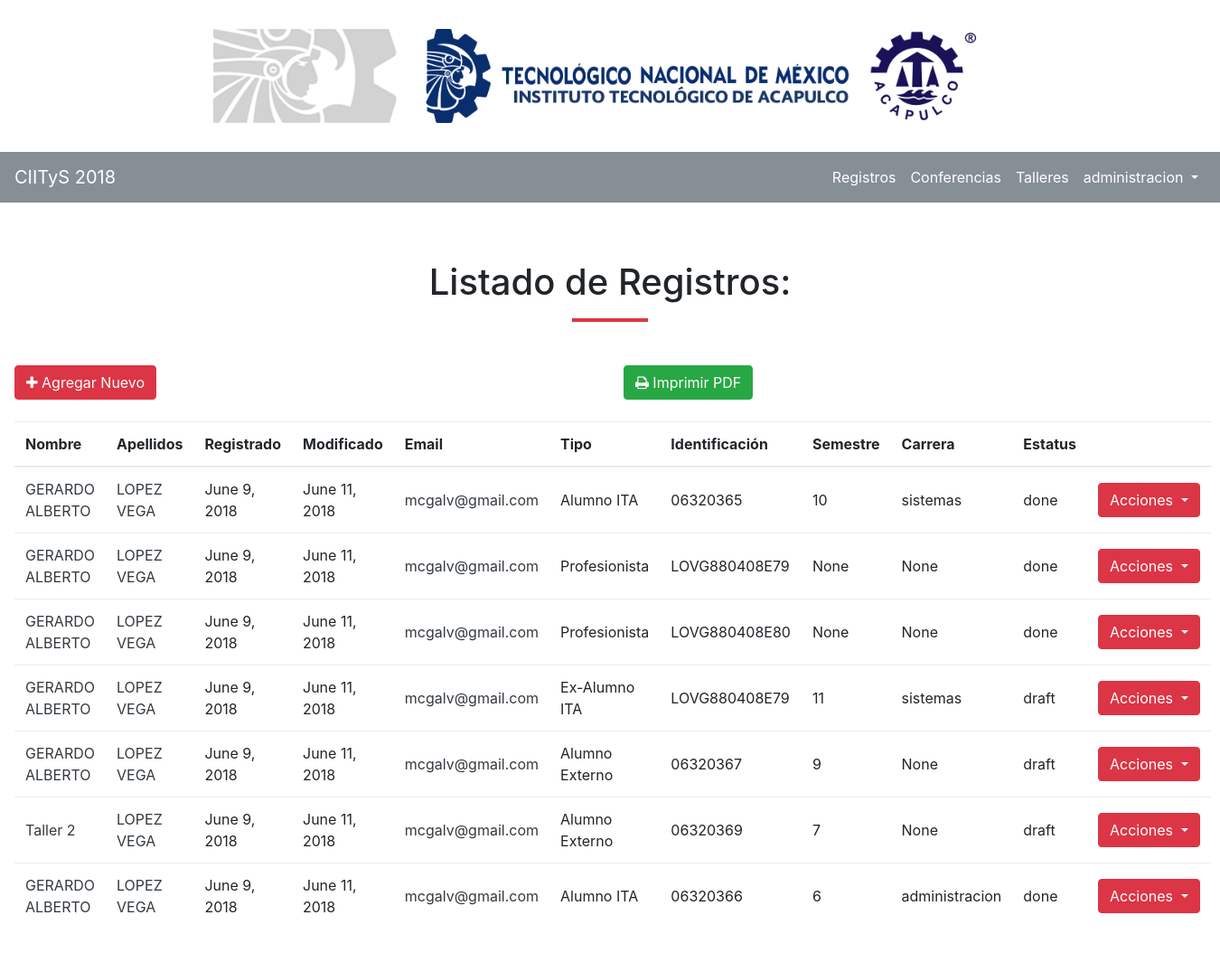
Page /registros/ (signed in) on the earlier database version.
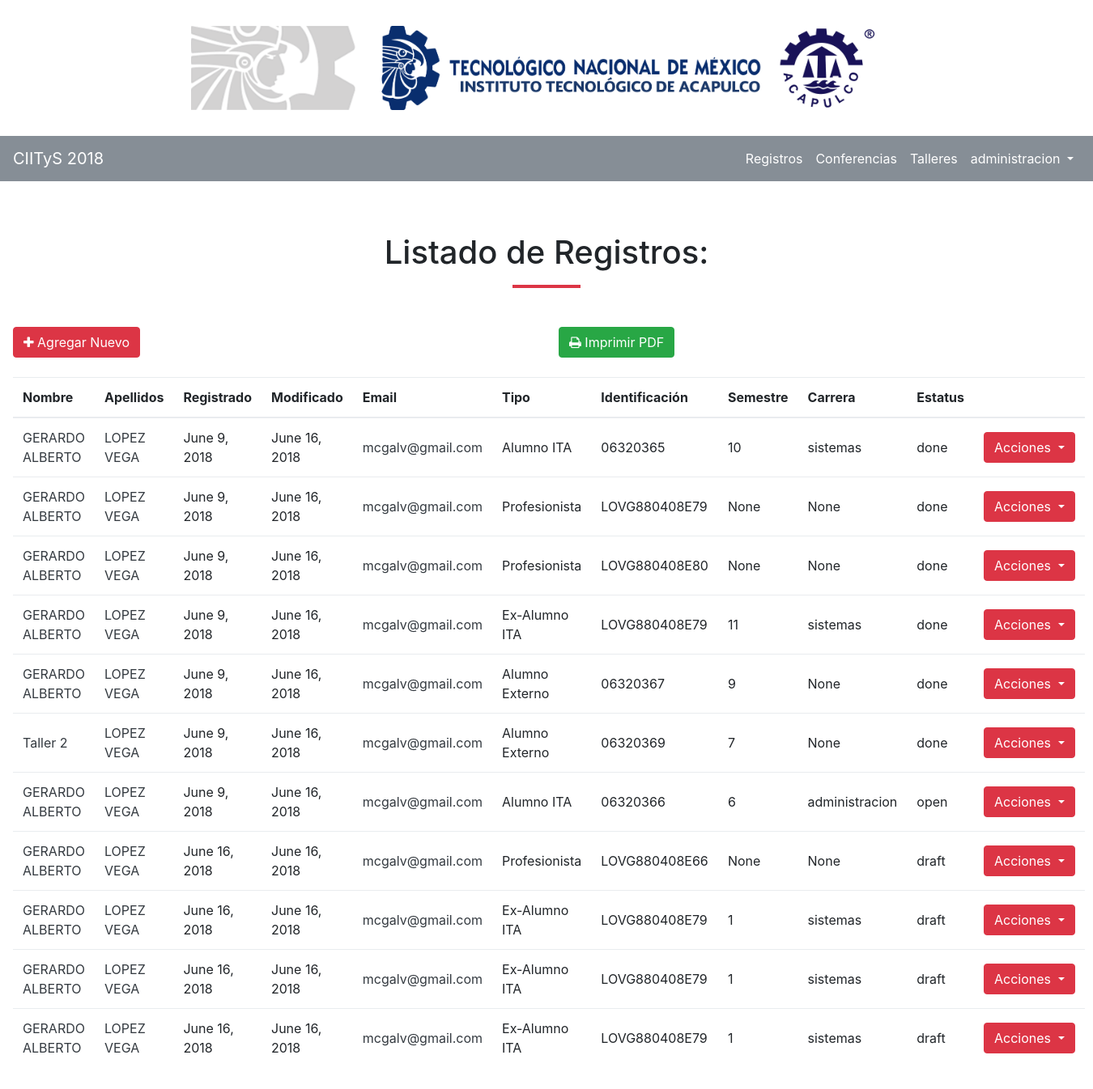
Same page on the later database version.
### registro/models.py (models this page shows, shortened)
class Registro(models.Model):
	TIPO_REGISTRO = [
		('alumno', 'Alumno del ITA'),
		('exalumno', 'Exalumno del ITA'),
		('alumno2', 'Alumno de otra institución'),
		('profesional', 'Profesionista')
	]
	ESTADOS = [
		("AGU","Aguascalientes"),
		("BCN","Baja California"),
		("BCS","Baja California Sur"),
		("CAM","Campeche"),
		("CHH","Chihuahua"),
		("CHP","Chiapas"),
		("COA","Coahuila"),
		("COL","Colima"),
		("DIF","Ciudad de México"),
		("DUR","Durango"),
		("GRO","Guerrero"),
		("GUA","Guanajuato"),
		("HID","Hidalgo"),
		("JAL","Jalisco"),
		("MEX","México"),
		("MIC","Michoacán"),
		("MOR","Morelos"),
		("NAY","Nayarit"),
		("NLE","Nuevo León"),
		("OAX","Oaxaca"),
		("PUE","Puebla"),
		("QUE","Querétaro"),
		("ROO","Quintana Roo"),
		("SIN","Sinaloa"),
		("SLP","San Luis Potosí"),
		("SON","Sonora"),
		("TAB","Tabasco"),
		("TAM","Tamaulipas"),
		("TLA","Tlaxcala"),
		("VER","Veracruz"),
		("YUC","Yucatán"),
		("ZAC","Zacatecas"),
	]
	CARRERAS = [
		("sistemas", "Ingeniería en Sistemas Computacionales"),
		("bioquimica", "Ingeniería Bioquímica"),
		("electromecanica", "Ingeniería Electromecánica"),
		("arquitectura", "Arquitectura"),
		("administracion", "Licenciatura en Administración"),
		("contabilidad", "Contador Público"),
		("gestion", "Ingenieria en Gestión Empresarial"),
	]
	SEMESTRES = [
		("1", "1"),
		("2", "2"),
		("3", "3"),
		("4", "4"),
		("5", "5"),
		("6", "6"),
		("7", "7"),
		("8", "8"),
		("9", "9"),
		("10", "10"),
		("11", "11"),
		("12", "12")
	]
	STATES = [
		("draft", "Nuevo"),
		("open", "Confirmado"),
		("done", "Pagado")
	]
	GENERO = [
		("hombre", "Hombre"),
		("mujer", "Mujer"),
	]
	fecha_registro = models.DateField(auto_now_add=True)
	fecha_modificacion = models.DateField(auto_now=True)
	fecha_pago = models.DateField(null=True, blank=True)
	nombre = models.CharField(max_length=255)
	apellidop = models.CharField(max_length=255)
	apellidom = models.CharField(max_length=255)
	nocontrol = models.CharField(max_length=255, null=True, blank=True)
	rfc = models.CharField(max_length=255, null=True, blank=True)
	institucion = models.CharField(max_length=255)
	carrera = models.CharField(max_length=255, choices=CARRERAS, null=True, blank=True)
	semestre = models.CharField(max_length=255, choices=SEMESTRES, null=True, blank=True)
	email = models.EmailField(max_length=255)
	telefono = models.CharField(max_length=10)
	municipio = models.CharField(max_length=255)
	estado = models.CharField(max_length=255, choices=ESTADOS)
	tipo_registro = models.CharField(max_length=255, choices=TIPO_REGISTRO)
	saldo = models.DecimalField(max_digits=6, decimal_places=2, default=0)
	state = models.CharField(max_length=255, choices=STATES)
	genero = models.CharField(max_length=10, choices=GENERO)

### registro/views.py (the view)
# urls.py: path('registros/', views.registros, name="registros"),
@login_required
def registros(request):
	registros = Registro.objects.all()
	context = {
		"data" : registros
	}
	return render(request, "registro/registros.html", context)

### registro/templates/registro/registros.html (shortened to what this page needs)
{% extends 'baseadmin.html' %}
{% block content %}
<section >
<div class="row">
	<div class="col text-center">
		<h1>Listado de Registros:</h1>
		<hr class="divider red">
	</div>
</div>
<div id="toolbar" class="row">
	<div class="col">
		<a href="{% url 'registros_nuevo' %}" class="btn btn-danger">
		<i class="fa fa-plus"></i>
		Agregar Nuevo</a>
		<br><br>
	</div>
	<div class="col">
		<a href="{% url 'registros_print' %}" class="btn btn-success">
			<i class="fa fa-print"></i>
			Imprimir PDF
		</a>
	</div>
</div>
<div class="row">
	<div class="col-12">
		<table class="table"
				data-search="true"
				data-click-to-select="true"
				data-show-columns="true"
				data-pagination="true"
				data-show-export="true"
				data-toolbar="#toolbar">
			<thead>
				<tr>
					<th data-field="nombre" data-sortable="true">Nombre</th>
					<th data-field="apellidop" data-sortable="true">Apellidos</th>
					<th data-field="fecha_registro" data-sortable="true">Registrado</th>
					<th data-field="fecha_modificacion" data-sortable="true">Modificado</th>
					<th data-field="email" data-sortable="true">Email</th>
					<th data-field="tipo" data-sortable="true">Tipo</th>
					<th data-field="identificacion" data-sortable="true">Identificación</th>
					<th data-field="semestre" data-sortable="true">Semestre</th>
					<th data-field="carrera" data-sortable="true">Carrera</th>
					<th data-field="state" data-sortable="true" data-formatter="stateFormatter">Estatus</th>
					<th></th>
				</tr>
			</thead>
			<tbody>
				{% for row in data %}
				<tr>
					<td>
						<a href='{% url "registros_editar" row.id %}'>
							{{ row.nombre }}
						</a>
					</td>
					<td>
						<a href='{% url "registros_editar" row.id %}'>{{ row.apellidop }} {{ row.apellidom }} </a>
					</td>
					<td>
						{{ row.fecha_registro }}
					</td>
					<td>
						{{ row.fecha_modificacion }}
					</td>
					<td>
						<a href='{% url "registros_editar" row.id %}'>{{ row.email }} </a>
					</td>
					<td>
						{% if row.tipo_registro == 'profesional' %}
						Profesionista
						{% elif row.tipo_registro == 'alumno' %}
						Alumno ITA
						{% elif row.tipo_registro == 'exalumno' %}
						Ex-Alumno ITA
						{% else %}
						Alumno Externo
						{% endif %}
					</td>
					<td>
						{% if row.tipo_registro == 'profesional' %}
						{{ row.rfc }}
						{% elif row.tipo_registro == 'alumno' %}
						{{ row.nocontrol }}
						{% else %}
							{% if row.rfc %}
								{{ row.rfc }}
							{% elif row.nocontrol %}
								{{ row.nocontrol }}
							{% endif %}
						{% endif %}
					</td>
					<td>
						{{row.semestre}}
					</td>
					<td>
						{{ row.carrera }}
					</td>
					<td>
						{{ row.state }}
					</td>
					<td align="right">
						<div class="dropdown">
						  <button class="btn btn-danger dropdown-toggle" type="button" id="dropdownMenuButton" data-toggle="dropdown" aria-haspopup="true" aria-expanded="false">
						    Acciones
						  </button>
						</div>
					</td>
				</tr>
				{% endfor %}
			</tbody>
		</table>
	</div>
</div>
</section>
{% endblock %}

Differences in the rows shown:
changed Registro (number 1 of 11 on the later page): fecha_modificacion "June 11, 2018" → "June 16, 2018"
changed Registro (number 2 of 11 on the later page): fecha_modificacion "June 11, 2018" → "June 16, 2018"
changed Registro "LOVG880408E80": fecha_modificacion "June 11, 2018" → "June 16, 2018"
changed Registro (number 4 of 11 on the later page): fecha_modificacion "June 11, 2018" → "June 16, 2018"; state "draft" → "done"
changed Registro (number 5 of 11 on the later page): fecha_modificacion "June 11, 2018" → "June 16, 2018"; state "draft" → "done"
changed Registro "Taller 2": fecha_modificacion "June 11, 2018" → "June 16, 2018"; state "draft" → "done"
changed Registro "administracion": fecha_modificacion "June 11, 2018" → "June 16, 2018"; state "done" → "open"
added Registro: nombre "GERARDO ALBERTO", apellidop "LOPEZ", apellidom "VEGA", fecha_registro "June 16, 2018", fecha_modificacion "June 16, 2018", email "mcgalv@gmail.com", tipo_registro "Profesionista", rfc "LOVG880408E66", semestre "None", carrera "None", state "draft"
added Registro: nombre "GERARDO ALBERTO", apellidop "LOPEZ", apellidom "VEGA", fecha_registro "June 16, 2018", fecha_modificacion "June 16, 2018", email "mcgalv@gmail.com", tipo_registro "Ex-Alumno ITA", rfc "LOVG880408E79", semestre "1", carrera "sistemas", state "draft"
added Registro: nombre "GERARDO ALBERTO", apellidop "LOPEZ", apellidom "VEGA", fecha_registro "June 16, 2018", fecha_modificacion "June 16, 2018", email "mcgalv@gmail.com", tipo_registro "Ex-Alumno ITA", rfc "LOVG880408E79", semestre "1", carrera "sistemas", state "draft"
added Registro: nombre "GERARDO ALBERTO", apellidop "LOPEZ", apellidom "VEGA", fecha_registro "June 16, 2018", fecha_modificacion "June 16, 2018", email "mcgalv@gmail.com", tipo_registro "Ex-Alumno ITA", rfc "LOVG880408E79", semestre "1", carrera "sistemas", state "draft"
